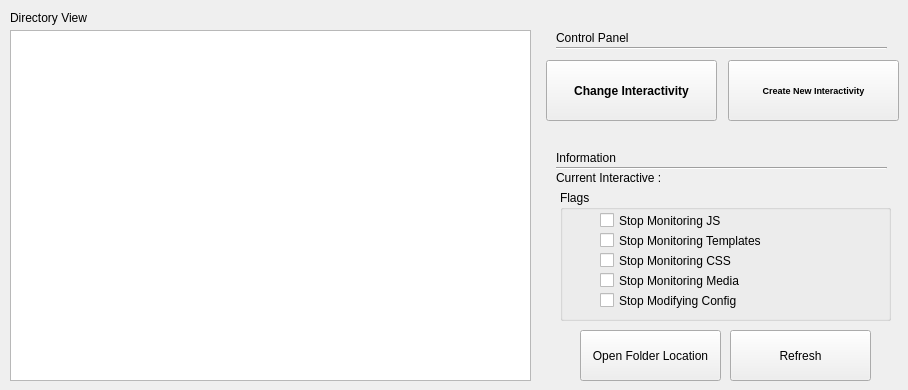
    <widget class="QWidget" name="tab">
     <attribute name="icon">
      <iconset resource="resources.qrc">
       <normaloff>:/images/info-48.png</normaloff>:/images/info-48.png</iconset>
     </attribute>
     <attribute name="title">
      <string>Overview</string>
     </attribute>
     <widget class="QTreeView" name="treeView">
      <property name="geometry">
       <rect>
        <x>10</x>
        <y>30</y>
        <width>521</width>
        <height>351</height>
       </rect>
      </property>
      <property name="styleSheet">
       <string notr="true">border-color: none;</string>
      </property>
     </widget>
     <widget class="QPushButton" name="openDialog">
      <property name="geometry">
       <rect>
        <x>546</x>
        <y>60</y>
        <width>171</width>
        <height>61</height>
       </rect>
      </property>
      <property name="styleSheet">
       <string notr="true">
font-weight:bold;</string>
      </property>
      <property name="text">
       <string>Change Interactivity</string>
      </property>
      <property name="icon">
       <iconset resource="resources.qrc">
        <normaloff>:/images/opened_folder-48.png</normaloff>:/images/opened_folder-48.png</iconset>
      </property>
     </widget>
     <widget class="QLabel" name="label">
      <property name="geometry">
       <rect>
        <x>10</x>
        <y>10</y>
        <width>81</width>
        <height>16</height>
       </rect>
      </property>
      <property name="text">
       <string>Directory View :</string>
      </property>
     </widget>
     <widget class="QPushButton" name="createNewInter">
      <property name="geometry">
       <rect>
        <x>728</x>
        <y>60</y>
        <width>171</width>
        <height>61</height>
       </rect>
      </property>
      <property name="font">
       <font>
        <pointsize>7</pointsize>
        <weight>75</weight>
        <bold>true</bold>
       </font>
      </property>
      <property name="styleSheet">
       <string notr="true">
font-weight:bold;</string>
      </property>
      <property name="text">
       <string>Create New Interactivity</string>
      </property>
      <property name="icon">
       <iconset resource="resources.qrc">
        <normaloff>:/images/file-48.png</normaloff>:/images/file-48.png</iconset>
      </property>
     </widget>
     <widget class="QLabel" name="label_15">
      <property name="geometry">
       <rect>
        <x>556</x>
        <y>30</y>
        <width>241</width>
        <height>16</height>
       </rect>
      </property>
      <property name="text">
       <string>Control Panel</string>
      </property>
     </widget>
     <widget class="Line" name="line_5">
      <property name="geometry">
       <rect>
        <x>556</x>
        <y>160</y>
        <width>331</width>
        <height>16</height>
       </rect>
      </property>
      <property name="orientation">
       <enum>Qt::Horizontal</enum>
      </property>
     </widget>
     <widget class="QLabel" name="label_19">
      <property name="geometry">
       <rect>
        <x>556</x>
        <y>150</y>
        <width>81</width>
        <height>16</height>
       </rect>
      </property>
      <property name="text">
       <string>Information</string>
      </property>
     </widget>
     <widget class="Line" name="line_6">
      <property name="geometry">
       <rect>
        <x>556</x>
        <y>40</y>
        <width>331</width>
        <height>16</height>
       </rect>
      </property>
      <property name="orientation">
       <enum>Qt::Horizontal</enum>
      </property>
     </widget>
     <widget class="QLabel" name="label_42">
      <property name="geometry">
       <rect>
        <x>556</x>
        <y>170</y>
        <width>111</width>
        <height>16</height>
       </rect>
      </property>
      <property name="text">
       <string>Current Interactive :</string>
      </property>
     </widget>
     <widget class="QLabel" name="label_interActiveName">
      <property name="geometry">
       <rect>
        <x>680</x>
        <y>170</y>
        <width>211</width>
        <height>16</height>
       </rect>
      </property>
      <property name="font">
       <font>
        <weight>75</weight>
        <bold>true</bold>
       </font>
      </property>
      <property name="text">
       <string/>
      </property>
     </widget>
     <widget class="QPushButton" name="openIntrFolderBtn">
      <property name="geometry">
       <rect>
        <x>580</x>
        <y>330</y>
        <width>141</width>
        <height>51</height>
       </rect>
      </property>
      <property name="text">
       <string>Open Folder Location</string>
      </property>
     </widget>
     <widget class="QGroupBox" name="stopflagsGroupBox">
      <property name="geometry">
       <rect>
        <x>560</x>
        <y>190</y>
        <width>331</width>
        <height>131</height>
       </rect>
      </property>
      <property name="title">
       <string>Flags</string>
      </property>
      <widget class="QCheckBox" name="cb_stopConfigModification">
       <property name="geometry">
        <rect>
         <x>40</x>
         <y>100</y>
         <width>301</width>
         <height>21</height>
        </rect>
       </property>
       <property name="text">
        <string>Stop Modifying Config</string>
       </property>
       <property name="icon">
        <iconset resource="resources.qrc">
         <normaloff>:/images/lock-48.png</normaloff>:/images/lock-48.png</iconset>
       </property>
       <property name="checked">
        <bool>false</bool>
       </property>
      </widget>
      <widget class="QCheckBox" name="cb_stopTmpltMonitir">
       <property name="geometry">
        <rect>
         <x>40</x>
         <y>40</y>
         <width>301</width>
         <height>21</height>
        </rect>
       </property>
       <property name="text">
        <string>Stop Monitoring Templates</string>
       </property>
       <property name="icon">
        <iconset resource="resources.qrc">
         <normaloff>:/images/lock-48.png</normaloff>:/images/lock-48.png</iconset>
       </property>
       <property name="checked">
        <bool>false</bool>
       </property>
      </widget>
      <widget class="QCheckBox" name="cb_stopCSSMonitor">
       <property name="geometry">
        <rect>
         <x>40</x>
         <y>60</y>
         <width>301</width>
         <height>21</height>
        </rect>
       </property>
       <property name="text">
        <string>Stop Monitoring CSS</string>
       </property>
       <property name="icon">
        <iconset resource="resources.qrc">
         <normaloff>:/images/lock-48.png</normaloff>:/images/lock-48.png</iconset>
       </property>
       <property name="checked">
        <bool>false</bool>
       </property>
      </widget>
      <widget class="QCheckBox" name="cb_stopMediaMonitor">
       <property name="geometry">
        <rect>
         <x>40</x>
         <y>80</y>
         <width>301</width>
         <height>21</height>
        </rect>
       </property>
       <property name="text">
        <string>Stop Monitoring Media</string>
       </property>
       <property name="icon">
        <iconset resource="resources.qrc">
         <normaloff>:/images/lock-48.png</normaloff>:/images/lock-48.png</iconset>
       </property>
       <property name="checked">
        <bool>false</bool>
       </property>
      </widget>
      <widget class="QCheckBox" name="cb_stopJSMonitor">
       <property name="geometry">
        <rect>
         <x>40</x>
         <y>20</y>
         <width>301</width>
         <height>21</height>
        </rect>
       </property>
       <property name="text">
        <string>Stop Monitoring JS</string>
       </property>
       <property name="icon">
        <iconset resource="resources.qrc">
         <normaloff>:/images/lock-48.png</normaloff>:/images/lock-48.png</iconset>
       </property>
       <property name="checked">
        <bool>false</bool>
       </property>
      </widget>
     </widget>
     <widget class="QPushButton" name="refreshBtn">
      <property name="geometry">
       <rect>
        <x>730</x>
        <y>330</y>
        <width>141</width>
        <height>51</height>
       </rect>
      </property>
      <property name="text">
       <string>Refresh</string>
      </property>
      <property name="icon">
       <iconset resource="resources.qrc">
        <normaloff>:/images/refresh-48.png</normaloff>:/images/refresh-48.png</iconset>
      </property>
     </widget>
    </widget>
